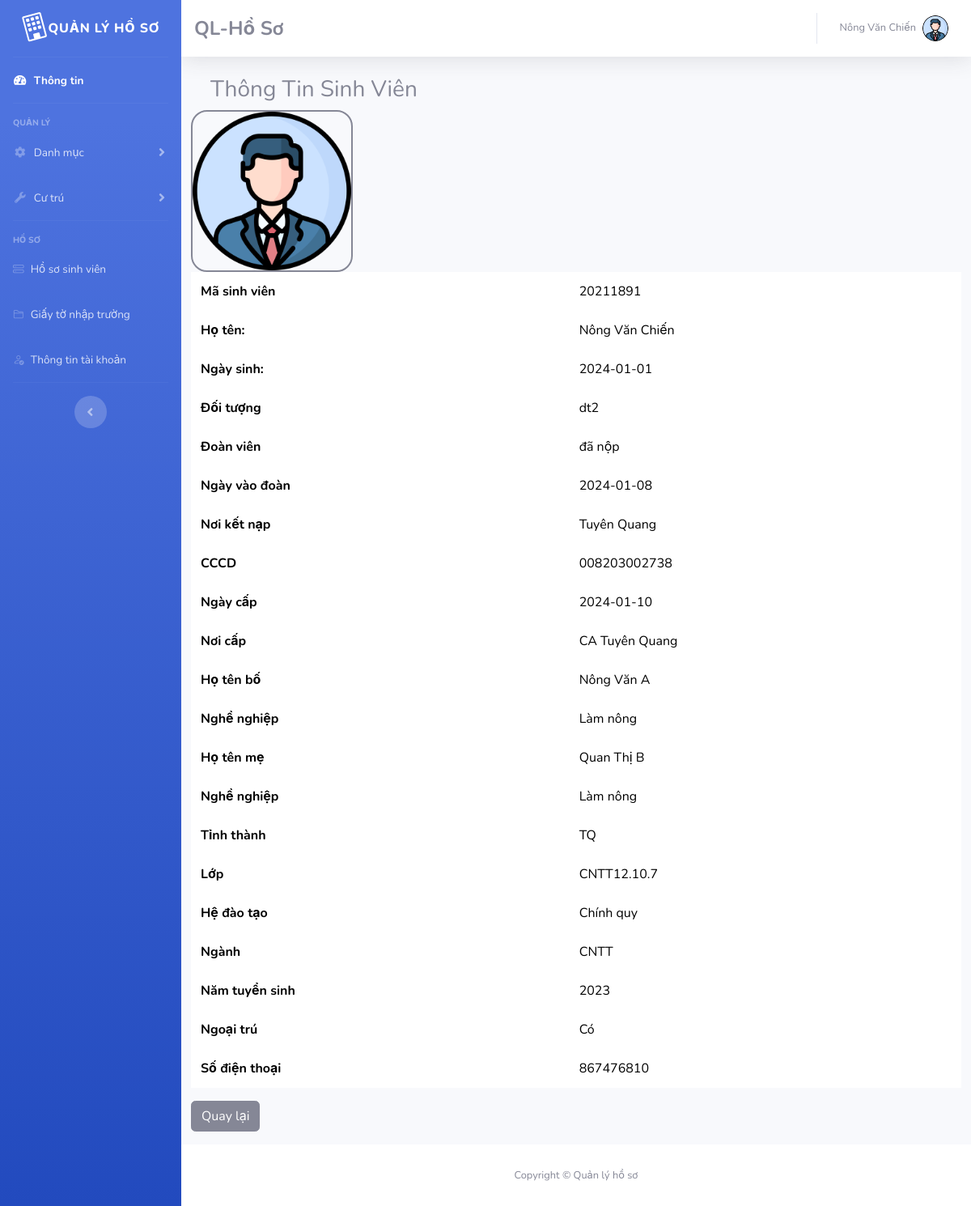
The page /Admin/viewSinhvien.php?masv=20211891 (signed in) on the database its author committed.
### tables this page shows
CREATE TABLE `users` (
  `username` varchar(255) NOT NULL,
  `password` varchar(255) NOT NULL DEFAULT '123456',
  `name` varchar(255) NOT NULL,
  `email` varchar(255) NOT NULL,
  `isAdmin` int(11) NOT NULL DEFAULT 0,
  `image` varchar(255) NOT NULL DEFAULT '/assets/images/logo.png'
);

CREATE TABLE `hssinhvien` (
  `masv` varchar(255) NOT NULL,
  `hoten` varchar(255) NOT NULL,
  `ngaysinh` date NOT NULL,
  `gioitinh` varchar(255) NOT NULL,
  `noisinh` varchar(255) NOT NULL,
  `diachi` varchar(255) NOT NULL,
  `madt` varchar(255) NOT NULL,
  `madoituong` varchar(255) NOT NULL,
  `doanvien` varchar(255) NOT NULL,
  `ngayvaodoan` date NOT NULL,
  `noiketnap` varchar(255) NOT NULL,
  `cccd` varchar(255) NOT NULL,
  `ngaycap` date NOT NULL,
  `noicap` varchar(255) NOT NULL,
  `hotenbo` varchar(255) NOT NULL,
  `nghebo` varchar(255) NOT NULL,
  `hotenme` varchar(255) NOT NULL,
  `ngheme` varchar(255) NOT NULL,
  `matinh` varchar(255) NOT NULL,
  `malop` varchar(255) NOT NULL,
  `hedaotao` varchar(255) NOT NULL,
  `manghanh` varchar(255) NOT NULL,
  `namtuyens` varchar(255) NOT NULL,
  `ngoaitru` varchar(255) NOT NULL,
  `sdt` int(100) NOT NULL
);

### Admin/viewSinhvien.php (the view, shortened to what this page needs)
<?php
include('./includes/header.php');
include('./includes/sidebar.php');
include('./includes/navbar.php');
if (isset($_GET['masv'])) {
    $masv = $_GET['masv'];
    include('./connect.php');
    $query = $conn->prepare("SELECT * FROM users WHERE username = ?");
    $query->bind_param("s", $masv);
    $query->execute();
    $result = $query->get_result();
    if ($result->num_rows > 0) {
        $row = $result->fetch_assoc();
        $image1 = $row['image'];
    }
    }
?>
<div id="content-wrapper" class="d-flex flex-column">
    <div id="content">
        <div class="content-wrap">
            <div class="container clearfix">
                <div class="panel mx-auto c-mb-3">
                    <div class="col-sm-12 dv-title">
                        <h3 class="c-text-left c-uppercase c-border-l-4 c-border-green-600 c-font-bold c-text-2xl "> Thông Tin Sinh Viên </h3>
                    </div>
                </div>
                <div class="row">
                    <div class="col-md-12 p-0">
                     <img style="border: 2px solid; border-radius: 10%;" src="<?php echo '.'.$image1 ?>" width="200" height="200" alt="">
                        <table class="table table-hover table-borderless">
                            <?php
                            if (isset($_GET['masv'])) {
                                $masv = $_GET['masv'];
                                include('./connect.php');
                                $query = $conn->prepare("SELECT * FROM hssinhvien WHERE masv = ?");
                                $query->bind_param("s", $masv);
                                $query->execute();
                                $result = $query->get_result();
                            if ($result) {
                                $row = mysqli_fetch_assoc($result);
                                if ($row) {
                            ?>
                                    <tbody>
                                        <tr>
                                            <th>Mã sinh viên</th>
                                            <td><?php echo $row['masv']; ?></td>
                                        </tr>
                                        <tr>
                                            <th>Họ tên:</th>
                                            <td><?php echo $row['hoten']; ?></td>
                                        </tr>
                                        <tr>
                                            <th>Ngày sinh:</th>
                                            <td><?php echo $row['ngaysinh']; ?></td>
                                        </tr>
                                        <tr>
                                            <th>Đối tượng</th>
                                            <td><?php echo $row['madoituong']; ?></td>
                                        </tr>
                                        <tr>
                                            <th>Đoàn viên</th>
                                            <td><?php echo $row['doanvien']; ?></td>
                                        </tr>
                                        <tr>
                                            <th>Ngày vào đoàn</th>
                                            <td><?php echo $row['ngayvaodoan']; ?></td>
                                        </tr>
                                        <tr>
                                            <th>Nơi kết nạp</th>
                                            <td><?php echo $row['noiketnap']; ?></td>
                                        </tr>
                                        <tr>
                                            <th>CCCD</th>
                                            <td><?php echo $row['cccd']; ?></td>
                                        </tr>
                                        <tr>
                                            <th>Ngày cấp</th>
                                            <td><?php echo $row['ngaycap']; ?></td>
                                        </tr>
                                        <tr>
                                            <th>Nơi cấp</th>
                                            <td><?php echo $row['noicap']; ?></td>
                                        </tr>
                                        <tr>
                                            <th>Họ tên bố</th>
                                            <td><?php echo $row['hotenbo']; ?></td>
                                        </tr>
                                        <tr>
                                            <th>Nghề nghiệp</th>
                                            <td><?php echo $row['nghebo']; ?></td>
                                        </tr>
                                        <tr>
                                            <th>Họ tên mẹ</th>
                                            <td><?php echo $row['hotenme']; ?></td>
                                        </tr>
                                        <tr>
                                            <th>Nghề nghiệp</th>
                                            <td><?php echo $row['ngheme']; ?></td>
                                        </tr>
                                        <tr>
                                            <th>Tỉnh thành</th>
                                            <td><?php echo $row['matinh']; ?></td>
                                        </tr>
                                        <tr>
                                            <th>Lớp</th>
                                            <td><?php echo $row['malop']; ?></td>
                                        </tr>
                                        <tr>
                                            <th>Hệ đào tạo</th>
                                            <td><?php echo $row['hedaotao']; ?></td>
                                        </tr>
                                        <tr>
                                            <th>Ngành</th>
                                            <td><?php echo $row['manghanh']; ?></td>
                                        </tr>
                                        <tr>
                                            <th>Năm tuyển sinh</th>
                                            <td><?php echo $row['namtuyens']; ?></td>
                                        </tr>
                                        <tr>
                                            <th>Ngoại trú</th>
                                            <td><?php echo $row['ngoaitru']; ?></td>
                                        </tr>
                                        <tr>
                                            <th>Số điện thoại</th>
                                            <td><?php echo $row['sdt']; ?></td>
                                        </tr>
                                    </tbody>
                            <?php
                                } else {
                                    echo "<p>No records found.</p>";
                                }
                            } else {
                                echo "<p>Error executing query: " . $conn->error . "</p>";
                            }
                        }
                            ?>
                        </table>
                        <td><a href="dssinhvien.php" type="button" class="btn btn-secondary mb-3">Quay lại</a></td>
                    </div>
                </div>
            </div>
        </div>
    </div>
</div>
</div>
<?php
include('./includes/script.php');
include('./includes/footer.php');
?>

### rows shown on the page
users: image (picture)
hssinhvien: masv "20211891", hoten "Nông Văn Chiến", ngaysinh "2024-01-01", madoituong "dt2", doanvien "đã nộp", ngayvaodoan "2024-01-08", noiketnap "Tuyên Quang", cccd "008203002738", ngaycap "2024-01-10", noicap "CA Tuyên Quang", hotenbo "Nông Văn A", nghebo "Làm nông", hotenme "Quan Thị B", ngheme "Làm nông", matinh "TQ", malop "CNTT12.10.7", hedaotao "Chính quy", manghanh "CNTT", namtuyens "2023", ngoaitru "Có", sdt "867476810"

### other values the page prints
$name "Nông Văn Chiến"
